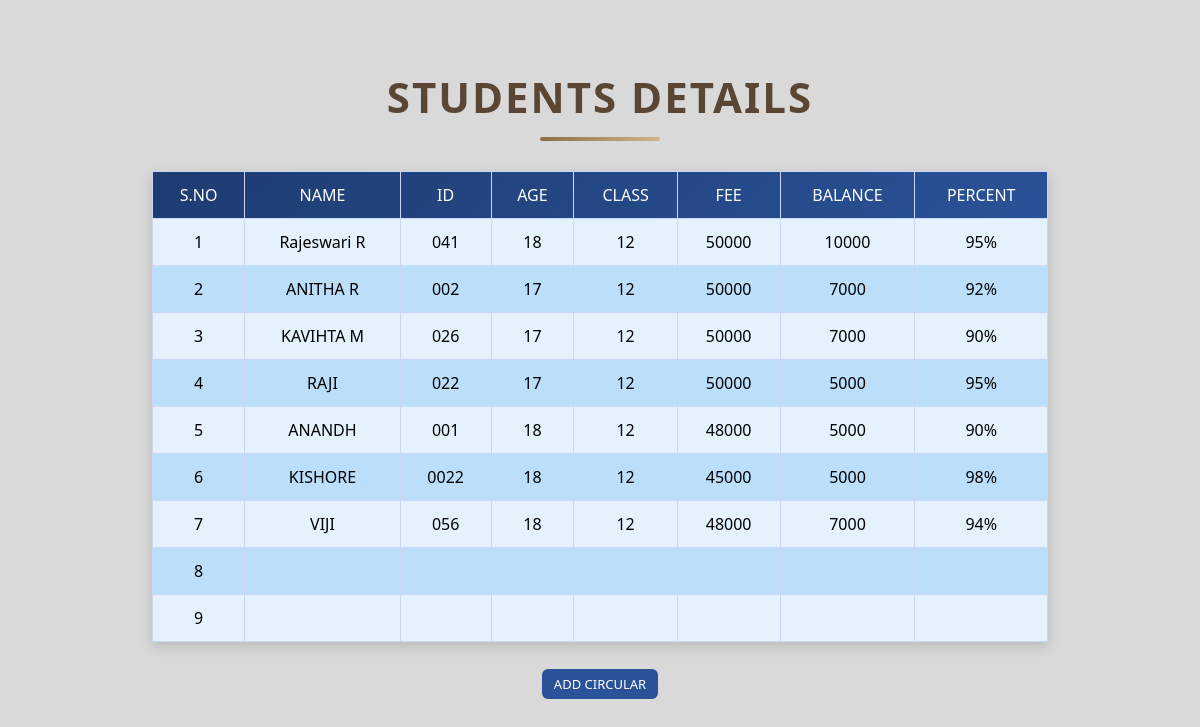
Screenshot of /members/index/ with the database file from the repository.
### members/models.py (models this page shows)
class Register(models.Model):
  name = models.CharField(max_length=100)
  ids = models.CharField(max_length=100)
  age = models.CharField(max_length=100)
  classs = models.CharField(max_length=100)
  fee = models.CharField(max_length=100)
  balance = models.CharField(max_length=100)
  percent = models.CharField(max_length=100)

### members/views.py (the view)
# urls.py: path('index/', views.index, name='index'),
def index(request):
  student = Register.objects.all().values()
  template = loader.get_template('staff.html')
  context = {
    'student': student,
  }
  return HttpResponse(template.render(context, request))

### members/templates/staff.html (shortened to what this page needs)
{% load static %}
<!DOCTYPE html>
<html>
<head>
  <link rel="stylesheet" type="text/css" href="{% static 'tables.css' %}">
</head>
<body>
<center>
<h1 class="page-title">STUDENTS DETAILS</h1>
<table border="1" class="zigzag-table">
	<thead>
		<tr>
			<td>S.NO</td>
			<td>NAME</td>
			<td>ID</td>
			<td>AGE</td>
			<td>CLASS</td>
			<td>FEE</td>
			<td>BALANCE</td>
			<td>PERCENT</td>
		</tr>
	</thead>
	{% for x in student %}
	<tr>
		<td>{{ x.id }}</td>
		<td>{{ x.name }}</td>
		<td>{{ x.ids }}</td>
		<td>{{ x.age }}</td>
		<td>{{ x.classs }}</td>
		<td>{{ x.fee }}</td>
		<td>{{ x.balance }}</td>
		<td>{{ x.percent }}</td>
	</tr>
	{% endfor %}
</table>
</center>
<center><p>
	<a href="addcircular/" class="table-btn">ADD CIRCULAR</a>
</p></center>
</body>
</html>

### members/static/tables.css (style rules this page uses)
body { margin: 0; padding: 40px; font-family: "Segoe UI", sans-serif; background: #d9d9d9; }
.page-title { text-align: center; font-size: 42px; margin-bottom: 30px; color: #5a4633; letter-spacing: 2px; text-transform: uppercase; position: relative; }
.page-title::after { content: ""; width: 120px; height: 4px; background: linear-gradient(90deg, #8b6f47, #d2b48c); display: block; margin: 12px auto 0; border-radius: 2px; }
.zigzag-table { width: 80%; margin: 30px auto; border-collapse: collapse; font-family: "Segoe UI", sans-serif; box-shadow: 0 4px 12px rgba(0, 0, 0, 0.15); }
.zigzag-table thead { background: linear-gradient(135deg, #1e3c72, #2a5298); color: white; }
.zigzag-table th, .zigzag-table td { padding: 12px 16px; text-align: center; border: 1px solid #cbd5f5; }
.zigzag-table tbody tr:nth-child(odd) { background-color: #e3f2fd; }
.zigzag-table tbody tr:nth-child(even) { background-color: #bbdefb; }
.table-btn { padding: 6px 12px; background: #2a5298; color: #fff; border-radius: 6px; text-decoration: none; font-size: 13px; }

### rows the page displays
Register: id "1", name "Rajeswari R", ids "041", age "18", classs "12", fee "50000", balance "10000", percent "95%"
Register: id "2", name "ANITHA R", ids "002", age "17", classs "12", fee "50000", balance "7000", percent "92%"
Register: id "3", name "KAVIHTA M", ids "026", age "17", classs "12", fee "50000", balance "7000", percent "90%"
Register: id "4", name "RAJI", ids "022", age "17", classs "12", fee "50000", balance "5000", percent "95%"
Register: id "5", name "ANANDH", ids "001", age "18", classs "12", fee "48000", balance "5000", percent "90%"
Register: id "6", name "KISHORE", ids "0022", age "18", classs "12", fee "45000", balance "5000", percent "98%"
Register: id "7", name "VIJI", ids "056", age "18", classs "12", fee "48000", balance "7000", percent "94%"
Register: id "8"
Register: id "9"
